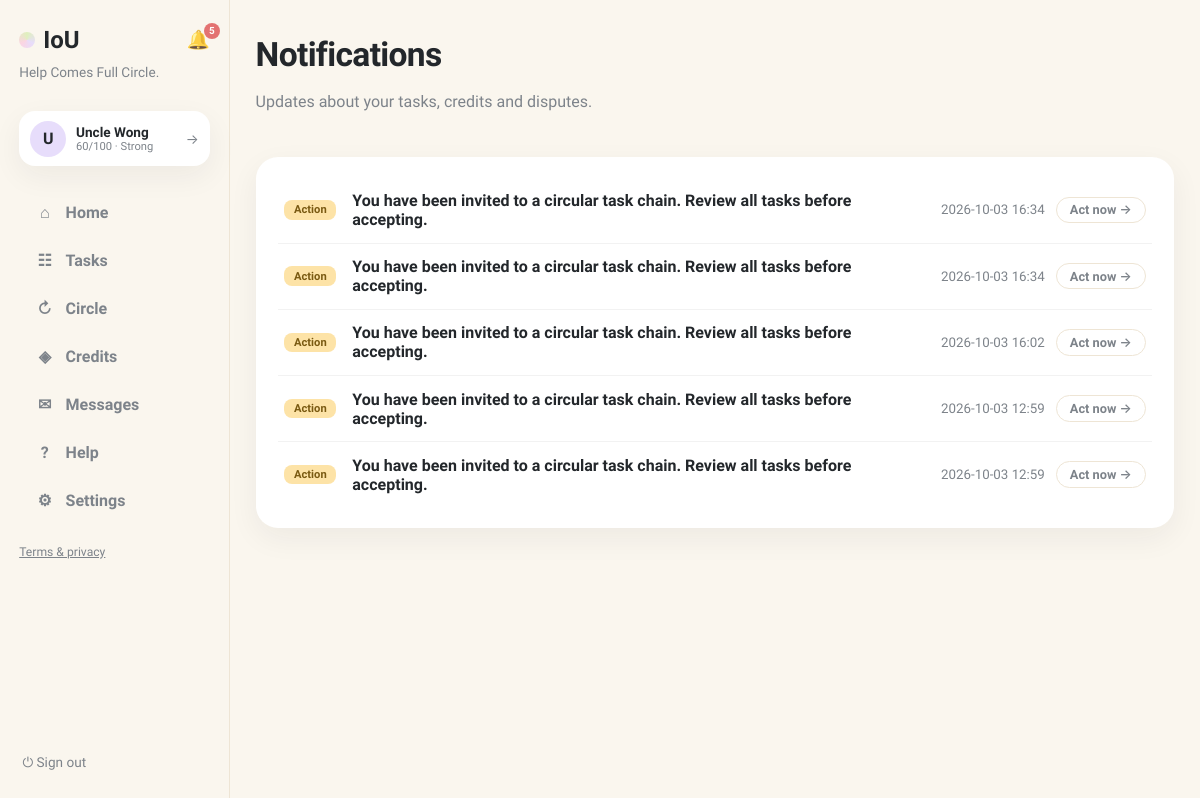
The page /notifications (signed in) on the database as committed earlier.
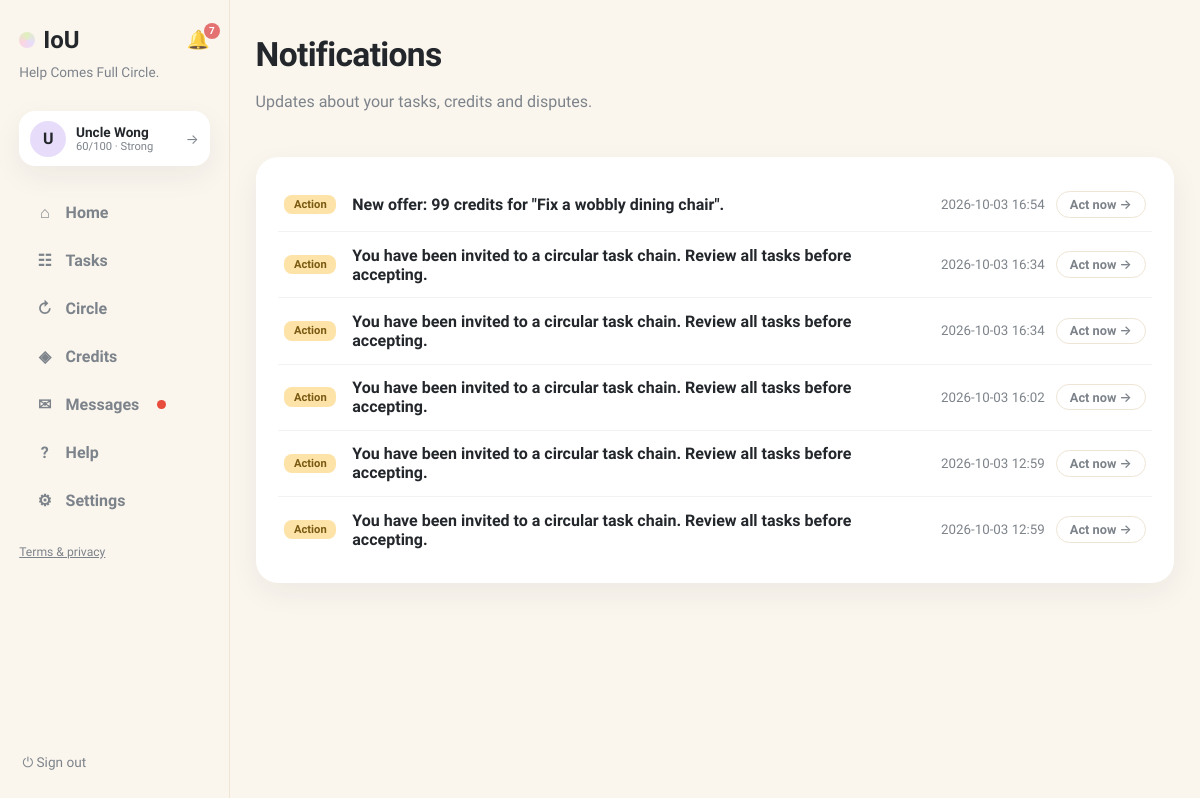
The same page on the database as committed later.
### tables this page shows
CREATE TABLE notifications (
                id INTEGER PRIMARY KEY, user_id INTEGER NOT NULL,
                body TEXT NOT NULL, link TEXT NOT NULL DEFAULT '/',
                is_read INTEGER NOT NULL DEFAULT 0, kind TEXT NOT NULL DEFAULT 'info',
                created_at TEXT NOT NULL,
                FOREIGN KEY(user_id) REFERENCES users(id)
            );

### app.py (the view)
@app.get("/notifications", response_class=HTMLResponse)
def notifications_page(request: Request, tab: str = "system"):
    user = current_user(request)
    if not user:
        return RedirectResponse("/login", status_code=303)
    with db() as connection:
        notifs = connection.execute(
            "SELECT * FROM notifications WHERE user_id=? ORDER BY created_at DESC LIMIT 50",
            (user["id"],)).fetchall()
        threads = connection.execute(
            """SELECT r.id, r.title, r.status, r.requester_id, r.provider_id,
                      ru.name requester_name, pu.name provider_name,
                      (SELECT body FROM messages WHERE request_id=r.id ORDER BY id DESC LIMIT 1) last_body,
                      (SELECT created_at FROM messages WHERE request_id=r.id ORDER BY id DESC LIMIT 1) last_at
               FROM requests r
               JOIN users ru ON ru.id=r.requester_id
               LEFT JOIN users pu ON pu.id=r.provider_id
               WHERE (r.requester_id=? OR r.provider_id=?
                      OR EXISTS (SELECT 1 FROM request_participants rp
                                 WHERE rp.request_id=r.id AND rp.user_id=?))
                 AND EXISTS (SELECT 1 FROM messages WHERE request_id=r.id)
               ORDER BY last_at DESC""",
            (user["id"], user["id"], user["id"])).fetchall()
    return render(request, "notifications.html", page="notifications",
                  notifs=notifs, threads=threads, tab=tab)

### templates/notifications.html (shortened to what this page needs)
{% extends "base.html" %}
{% block content %}
<header class="page-head">
  <div>
    <h1>Notifications</h1>
    <p class="muted">Updates about your tasks, credits and disputes.</p>
  </div>
</header>
<div class="card notif-card">
  {% for n in notifs %}
  <div class="notif-row {% if not n.is_read %}unread{% endif %}">
    <span class="notif-kind k-{{ n.kind or 'info' }}">{% if (n.kind or 'info') == 'action' %}Action{% elif n.kind == 'success' %}Done{% else %}Info{% endif %}</span>
    <div class="notif-body"><b>{{ n.body }}</b></div>
    <div class="notif-side">
      <small class="muted">{{ n.created_at[:16].replace('T',' ') }}</small>
      {% if n.link and (n.kind or 'info') == 'action' %}<a class="btn-ghost btn-sm" href="/notifications/{{ n.id }}/go">Act now →</a>{% elif n.link %}<a class="btn-ghost btn-sm" href="/notifications/{{ n.id }}/go">View →</a>{% endif %}
    </div>
  </div>
  {% else %}<p class="empty">No notifications yet.</p>{% endfor %}
</div>
{% endblock %}

### templates/base.html (shortened to what this page needs)
<!doctype html>
<html lang="en"><head><link rel="stylesheet" href="/static/style.css"></head>
<body class="app-body">
<nav class="sidebar">
  <div class="brand-row">
    <a class="brand" href="/"><span class="brand-dot"></span>IoU</a>
    {% if user %}
    <a class="bell {% if page == 'notifications' %}active{% endif %}" href="/notifications" title="Notifications">🔔{% if unread_notifs or unread_msgs %}<span class="bell-badge">{{ (unread_notifs or 0) + (unread_msgs or 0) }}</span>{% endif %}</a>
    {% endif %}
  </div>
  <p class="brand-tag">Help Comes Full Circle.</p>
  {% if user %}
  <a class="side-user" href="/profile" title="Your profile">
    <div class="avatar">{{ user.name[0] }}</div>
    {% set sc = user.reliability if user.reliability is not none else 60 %}
    {% set lab = 'Suspended' if sc <= 0 else ('Restricted' if sc < 30 else ('Limited' if sc < 60 else ('Strong' if sc < 80 else 'Excellent'))) %}
    <div class="sidebar-user-meta"><b>{{ user.name }}</b>
      <small>{{ sc }}/100 · {{ lab }}</small>
    </div>
    <span class="side-user-arrow">→</span>
  </a>
  <div class="nav-links">
    <a class="nav-link {% if page == 'home' %}active{% endif %}" href="/"><span class="nav-ico">⌂</span>Home</a>
    <a class="nav-link {% if page == 'browse' %}active{% endif %}" href="/browse"><span class="nav-ico">☷</span>Tasks</a>
    <a class="nav-link {% if page == 'circle' %}active{% endif %}" href="/chain-invitations"><span class="nav-ico">↻</span>Circle{% if circle_pending %}<span class="unread-dot"></span>{% endif %}</a>
    <a class="nav-link {% if page == 'credits' %}active{% endif %}" href="/history"><span class="nav-ico">◈</span>Credits</a>
    <a class="nav-link {% if page == 'messages' %}active{% endif %}" href="/messages"><span class="nav-ico">✉</span>Messages{% if unread_msgs %}<span class="unread-dot"></span>{% endif %}</a>
    <a class="nav-link {% if page == 'help' %}active{% endif %}" href="/help"><span class="nav-ico">?</span>Help</a>
    <a class="nav-link {% if page == 'account' %}active{% endif %}" href="/account"><span class="nav-ico">⚙</span>Settings</a>
  </div>
  <p class="nav-footer"><a href="/legal">Terms &amp; privacy</a></p>
  <form method="post" action="/logout" class="side-logout"><button class="link-button" title="Sign out">⏻ Sign out</button></form>
  {% else %}
  <div class="nav-links">
    <a class="nav-link" href="/login"><span class="nav-ico">→</span>Sign in</a>
    <a class="nav-link" href="/register"><span class="nav-ico">＋</span>Create account</a>
  </div>
  <p class="nav-footer"><a href="/legal">Terms &amp; privacy</a></p>
  {% endif %}
</nav>
<main class="content {% block content_class %}{% endblock %}">{% block content %}{% endblock %}</main>
</body></html>

Rows that differ between the two databases and show on the page:
added notifications: kind "Action", body "New offer: 99 credits for \"Fix a wobbly dining chair\".", created_at "2026-10-03 16:54"
Other text that changed with them:
{{ (unread_notifs or 0) + (unread_msgs or 0) }}: "5" → "7"
